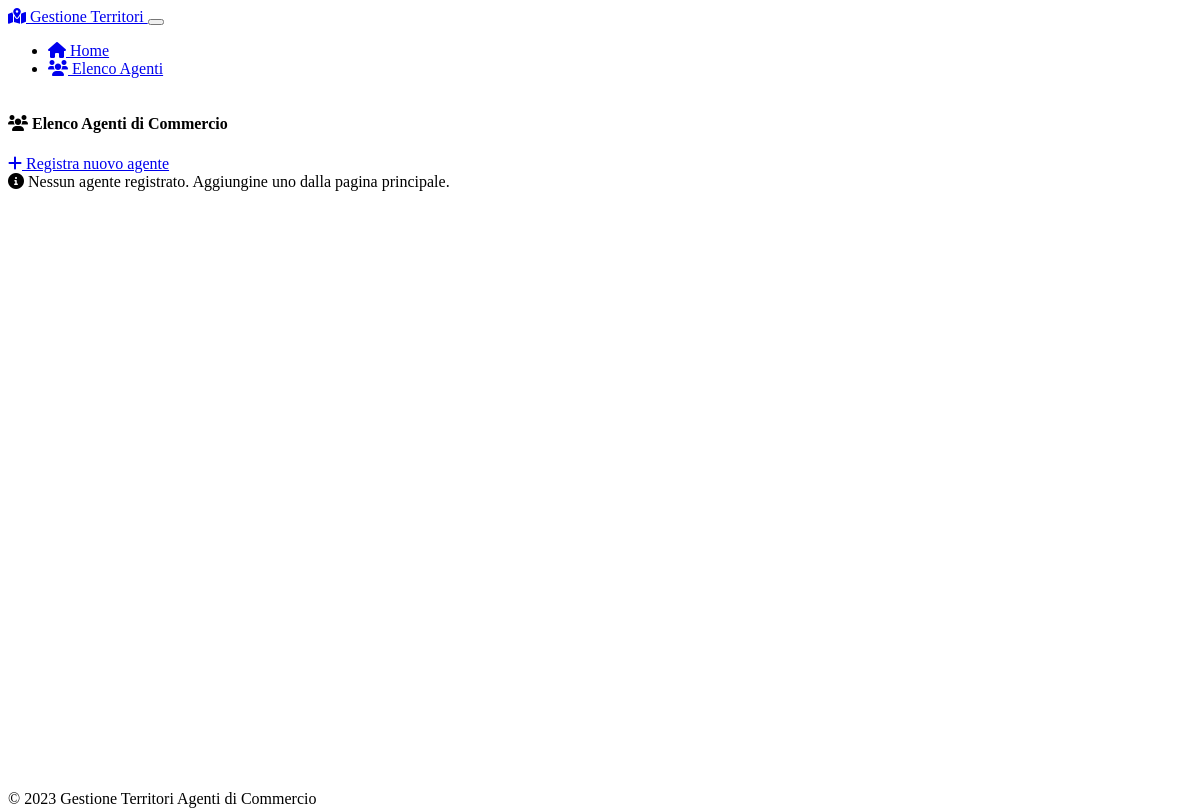
Page /agents on the earlier database version.
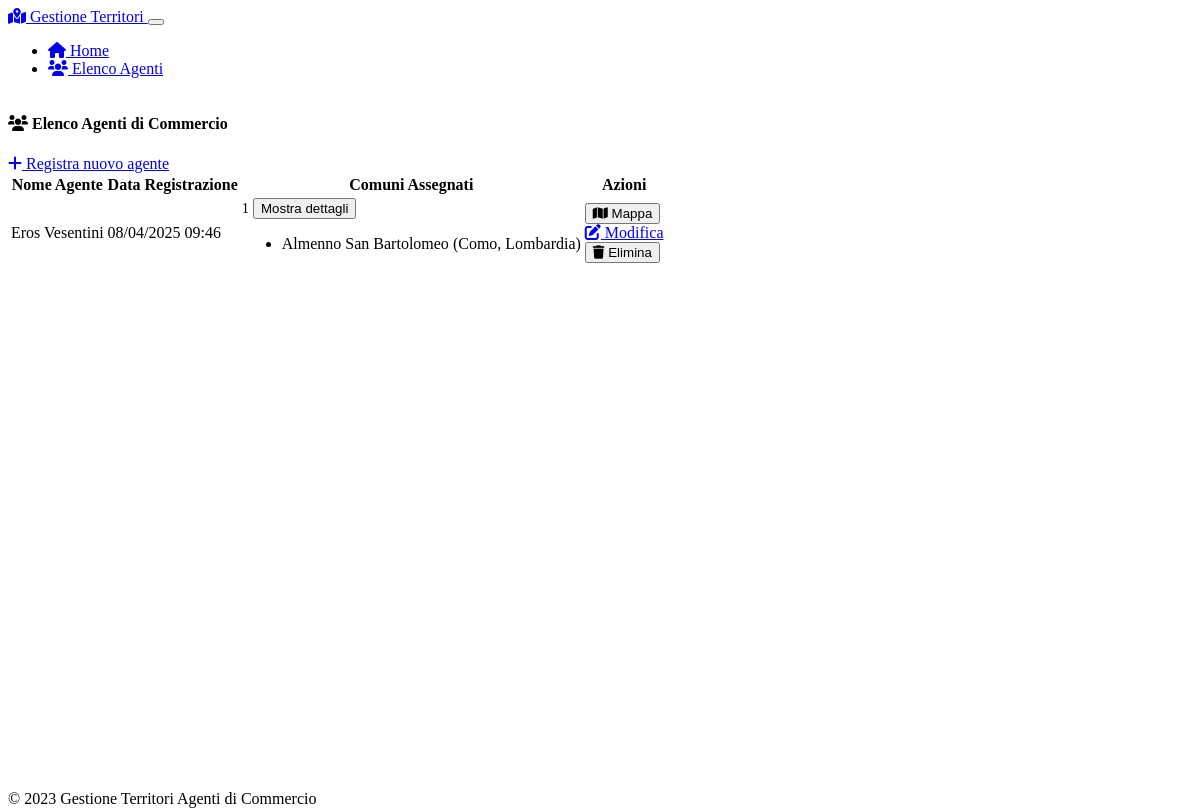
Same page on the later database version.
### models.py (models this page shows, shortened)
class Agent(db.Model):
    id = db.Column(db.Integer, primary_key=True)
    name = db.Column(db.String(100), unique=True, nullable=False)
    registration_date = db.Column(db.DateTime, default=datetime.now)
    assignments = db.relationship('Assignment', backref='agent', lazy=True, cascade="all, delete-orphan")

class Assignment(db.Model):
    id = db.Column(db.Integer, primary_key=True)
    agent_id = db.Column(db.Integer, db.ForeignKey('agent.id'), nullable=False)
    comune_id = db.Column(db.String(20), nullable=False, index=True)
    assignment_date = db.Column(db.DateTime, default=datetime.now)
    __table_args__ = (db.UniqueConstraint('comune_id'),)

### app.py (the view)
@app.route('/agents')
def list_agents():
    agents = models.Agent.query.all()
    agent_data = []
    for agent in agents:
        assignments = models.Assignment.query.filter_by(agent_id=agent.id).all()
        comuni = []
        for assignment in assignments:
            comune_row = comuni_data[comuni_data['codice'] == assignment.comune_id]
            if not comune_row.empty:
                comuni.append({
                    'id': assignment.comune_id,
                    'name': comune_row.iloc[0]['comune'],
                    'province': comune_row.iloc[0]['provincia'],
                    'region': comune_row.iloc[0]['regione']
                })
        agent_data.append({
            'id': agent.id,
            'name': agent.name,
            'registration_date': agent.registration_date,
            'comuni': comuni
        })
    return render_template('agents.html', agents=agent_data)

### templates/agents.html (shortened to what this page needs)
{% extends 'layout.html' %}
{% block content %}
<div class="row">
    <div class="col-md-12">
        <div class="card">
            <div class="card-header bg-primary text-white">
                <div class="d-flex justify-content-between align-items-center">
                    <h4 class="mb-0">
                        <i class="fas fa-users me-2"></i>
                        Elenco Agenti di Commercio
                    </h4>
                    <a href="{{ url_for('index') }}" class="btn btn-light btn-sm">
                        <i class="fas fa-plus me-1"></i>
                        Registra nuovo agente
                    </a>
                </div>
            </div>
            <div class="card-body">
                {% if agents|length == 0 %}
                <div class="alert alert-info">
                    <i class="fas fa-info-circle me-2"></i>
                    Nessun agente registrato. Aggiungine uno dalla pagina principale.
                </div>
                {% else %}
                <div class="table-responsive">
                    <table class="table table-hover">
                        <thead>
                            <tr>
                                <th scope="col">Nome Agente</th>
                                <th scope="col">Data Registrazione</th>
                                <th scope="col">Comuni Assegnati</th>
                                <th scope="col">Azioni</th>
                            </tr>
                        </thead>
                        <tbody>
                            {% for agent in agents %}
                            <tr>
                                <td>{{ agent.name }}</td>
                                <td>{{ agent.registration_date.strftime('%d/%m/%Y %H:%M') }}</td>
                                <td>
                                    <span class="badge bg-primary">{{ agent.comuni|length }}</span>
                                    <button class="btn btn-sm btn-link" type="button"
                                            data-bs-toggle="collapse"
                                            data-bs-target="#comuniList{{ agent.id }}">
                                        Mostra dettagli
                                    </button>
                                    <div class="collapse mt-2" id="comuniList{{ agent.id }}">
                                        <div class="card card-body bg-dark">
                                            {% if agent.comuni %}
                                            <ul class="list-group">
                                                {% for comune in agent.comuni %}
                                                <li class="list-group-item bg-dark text-white border-secondary">
                                                    {{ comune.name }} ({{ comune.province }}, {{ comune.region }})
                                                </li>
                                                {% endfor %}
                                            </ul>
                                            {% else %}
                                            <p class="mb-0 text-muted">Nessun comune assegnato</p>
                                            {% endif %}
                                        </div>
                                    </div>
                                </td>
                                <td>
                                    <div class="btn-group" role="group">
                                        <form action="{{ url_for('submit') }}" method="post">
                                            <button type="submit" class="btn btn-sm btn-info me-2">
                                                <i class="fas fa-map me-1"></i>
                                                Mappa
                                            </button>
                                        </form>
                                        <a href="{{ url_for('index') }}?edit={{ agent.id }}" class="btn btn-sm btn-secondary">
                                            <i class="fas fa-edit me-1"></i>
                                            Modifica
                                        </a>
                                        <form action="{{ url_for('delete_agent', agent_id=agent.id) }}" method="post"
                                              class="d-inline" onsubmit="return confirm('Sei sicuro di voler eliminare questo agente?');">
                                            <button type="submit" class="btn btn-sm btn-danger">
                                                <i class="fas fa-trash me-1"></i>
                                                Elimina
                                            </button>
                                        </form>
                                    </div>
                                </td>
                            </tr>
                            {% endfor %}
                        </tbody>
                    </table>
                </div>
                {% endif %}
            </div>
        </div>
    </div>
</div>
{% endblock %}

### templates/layout.html (shortened to what this page needs)
<!DOCTYPE html>
<html lang="it" data-bs-theme="dark">
<head>
    <link href="https://cdn.replit.com/agent/bootstrap-agent-dark-theme.min.css" rel="stylesheet">
    <link rel="stylesheet" href="{{ url_for('static', filename='css/style.css') }}">
    <link rel="stylesheet" href="https://cdnjs.cloudflare.com/ajax/libs/font-awesome/6.0.0/css/all.min.css">
</head>
<body>
    <nav class="navbar navbar-expand-lg navbar-dark bg-dark mb-4">
        <div class="container">
            <a class="navbar-brand" href="{{ url_for('index') }}">
                <i class="fas fa-map-marked-alt me-2"></i>
                Gestione Territori
            </a>
            <button class="navbar-toggler" type="button" data-bs-toggle="collapse" data-bs-target="#navbarNav"
                    aria-controls="navbarNav" aria-expanded="false" aria-label="Toggle navigation">
            </button>
            <div class="collapse navbar-collapse" id="navbarNav">
                <ul class="navbar-nav">
                    <li class="nav-item">
                        <a class="nav-link" href="{{ url_for('index') }}">
                            <i class="fas fa-home me-1"></i> Home
                        </a>
                    </li>
                    <li class="nav-item">
                        <a class="nav-link" href="{{ url_for('list_agents') }}">
                            <i class="fas fa-users me-1"></i> Elenco Agenti
                        </a>
                    </li>
                </ul>
            </div>
        </div>
    </nav>
    <div class="container mb-5">
        {% block content %}{% endblock %}
    </div>
    <footer class="footer py-3 bg-dark mt-auto">
        <div class="container text-center">
            <span class="text-muted">© 2023 Gestione Territori Agenti di Commercio</span>
        </div>
    </footer>
</body>
</html>

### static/css/style.css (style rules this page uses)
.badge { font-size: 0.9rem; }
html, body { height: 100%; }
body { display: flex; flex-direction: column; }
.footer { margin-top: auto; }

Differences in the rows shown:
added Agent: name "Eros Vesentini", registration_date "08/04/2025 09:46", comuni|length "1"
added Assignment: name "Almenno San Bartolomeo", province "Como", region "Lombardia"
Other differences:
text no longer shown: "Nessun agente registrato. Aggiungine uno dalla pagina principale."
text now shown: "Nome Agente Data Registrazione Comuni Assegnati Azioni"
